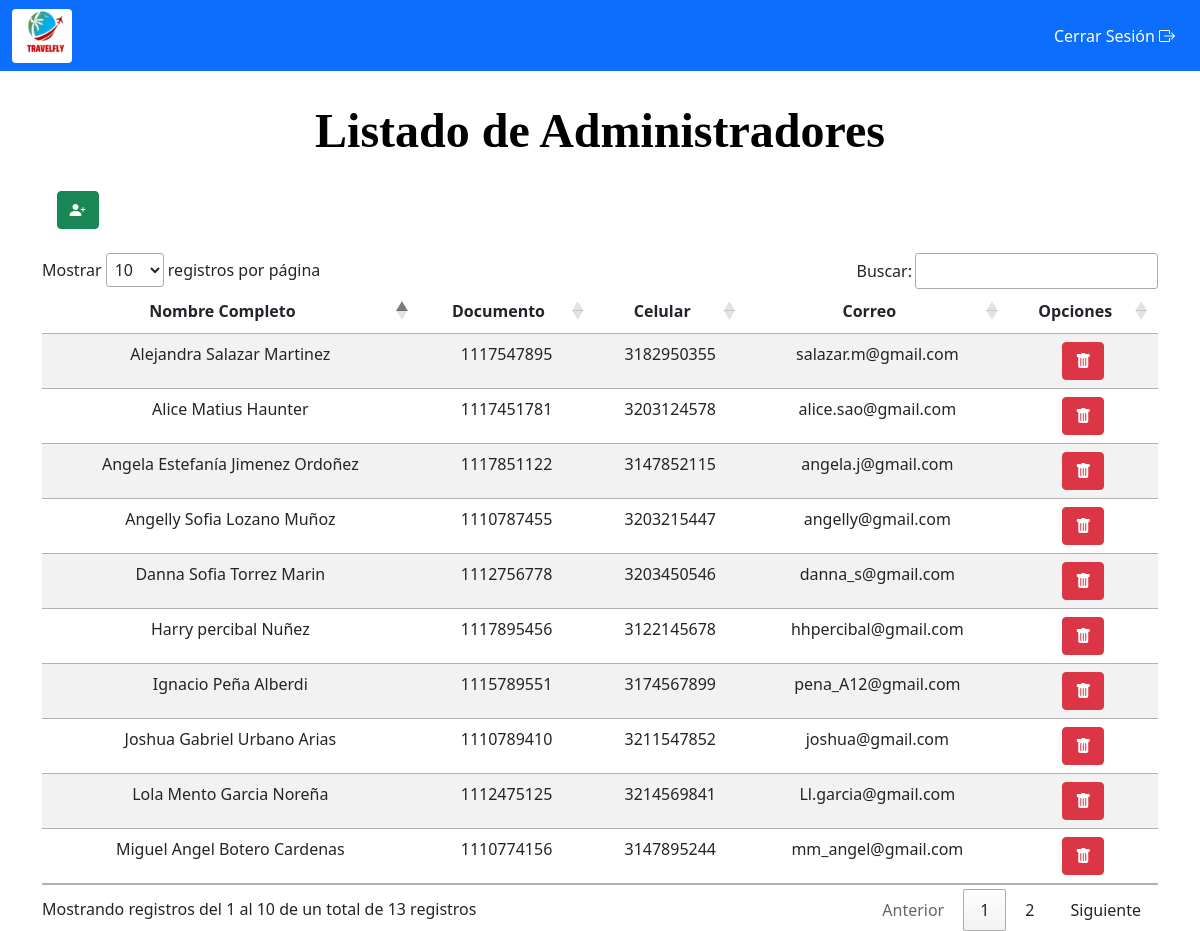
The page /menu_root.php (signed in) on the database its author committed.
### tables this page shows
CREATE TABLE `usuario` (
  `id_usuario` int(10) NOT NULL,
  `nombre` varchar(30) NOT NULL,
  `apellido` varchar(30) NOT NULL,
  `documento` varchar(10) NOT NULL,
  `celular` varchar(10) NOT NULL,
  `fechaNacimiento` date DEFAULT NULL,
  `id_genero` int(10) DEFAULT NULL,
  `pais` varchar(30) NOT NULL,
  `estado` varchar(30) NOT NULL,
  `ciudad` varchar(30) NOT NULL,
  `direccion` varchar(30) DEFAULT NULL,
  `email` varchar(30) NOT NULL,
  `user` varchar(30) DEFAULT NULL,
  `pass` varchar(30) NOT NULL,
  `confirmPass` varchar(30) DEFAULT NULL,
  `foto` varchar(50) DEFAULT NULL,
  `id_rol` int(10) NOT NULL
);

### menu_root.php (the view, shortened to what this page needs)
<?php include('conexion.php'); ?>
<!DOCTYPE html>
<html lang="en">
    <head>
        <link href="https://cdn.jsdelivr.net/npm/bootstrap@5.1.3/dist/css/bootstrap.min.css" rel="stylesheet">
        <link rel="stylesheet" type="text/css" href="https://cdn.datatables.net/1.11.5/css/jquery.dataTables.css">
        <link rel="stylesheet" href="https://cdn.jsdelivr.net/npm/bootstrap-icons@1.8.1/font/bootstrap-icons.css">
    </head>
    <body>
    <div>
        <nav class="navbar navbar-inverse navbar-dark bg-primary">
            <div class="container-fluid">
                <div class="navbar-header">
                    <a class="navbar-brand" href="#"><img src="img/Logotipo.png" alt="" width="60" height="60" class="rounded img-fluid d-inline-block align-text-top"></a>
                </div>
                <div class="navbar-nav mr-auto">
                    <button type="button" class="btn btn-primary" data-bs-toggle="modal" data-bs-target="#modalSalir">Cerrar Sesión <i class="bi bi-box-arrow-right"></i></button>
                </div>
            </div>
        </nav>
    </div>
    <br><b>
    <center>
        <font face="Times New Roman" size="8" color="Black">Listado de Administradores</font>
    </center>
    </b><br>
    <div class="container">
        <div class="row">
            <div class="col-1">
                <div class="text-center">
                    <button type="button" class="btn btn-success" data-bs-toggle="modal" data-bs-target="#modalCrear"><i class="bi bi-person-plus-fill"></i></button>
                </div>
            </div>
        </div>
        <br>
        <div class="table-responsive">
            <table id="tablaAdmi" class="table table-striped" style="width:100%">
                <thead>
                    <tr>
                        <th><center>Nombre Completo</center></th>
                        <th><center>Documento</center></th>
                        <th><center>Celular</center></th>
                        <th><center>Correo</center></th>
                        <th><center>Opciones</center></th>
                    </tr>
                </thead>
                <tbody>
                    <?php
                    $consulta = "SELECT * FROM usuario INNER JOIN rol ON usuario.id_rol = rol.id_rol INNER JOIN genero ON usuario.id_genero = genero.id_genero WHERE rol.id_rol = '2' ORDER BY id_usuario";
                    $resultado = mysqli_query($enlace, $consulta);
                    while($fila = mysqli_fetch_array($resultado)){?>
                        <tr>
                            <td><center><?php echo $fila['nombre'];?> <?php echo $fila['apellido'];?></center></td>
                            <td><center><?php echo $fila['documento'];?></center></td>
                            <td><center><?php echo $fila['celular'];?></center></td>
                            <td><center><?php echo $fila['email'];?></center></td>
                            <td><center>
                                <button type="button" class="btn btn-danger" data-bs-toggle="modal" data-bs-target="#modalEliminar<?php echo $fila['id_usuario']; ?>"><i class="bi bi-trash-fill"></i></button>
                            <center></td>
                        </tr>
                        <?php include('modales_administrador.php'); ?>
                    <?php  }
                    ?>
    </body>
</html>

### modales_administrador.php (shortened to what this page needs)
</div>

### rows shown on the page
usuario: nombre "Danna Sofia", apellido "Torrez Marin", documento "1112756778", celular "3203450546", email "danna_s@gmail.com"
usuario: nombre "Alice", apellido "Matius Haunter", documento "1117451781", celular "3203124578", email "alice.sao@gmail.com"
usuario: nombre "Alejandra", apellido "Salazar Martinez", documento "1117547895", celular "3182950355", email "salazar.m@gmail.com"
usuario: nombre "Miguel Angel", apellido "Botero Cardenas", documento "1110774156", celular "3147895244", email "mm_angel@gmail.com"
usuario: nombre "Harry", apellido "percibal Nuñez", documento "1117895456", celular "3122145678", email "hhpercibal@gmail.com"
usuario: nombre "Lola Mento", apellido "Garcia Noreña", documento "1112475125", celular "3214569841", email "Ll.garcia@gmail.com"
usuario: nombre "Ignacio", apellido "Peña Alberdi", documento "1115789551", celular "3174567899", email "pena_A12@gmail.com"
usuario: nombre "Angelly Sofia", apellido "Lozano Muñoz", documento "1110787455", celular "3203215447", email "angelly@gmail.com"
usuario: nombre "Joshua Gabriel", apellido "Urbano Arias", documento "1110789410", celular "3211547852", email "joshua@gmail.com"
usuario: nombre "Angela Estefanía", apellido "Jimenez Ordoñez", documento "1117851122", celular "3147852115", email "angela.j@gmail.com"
